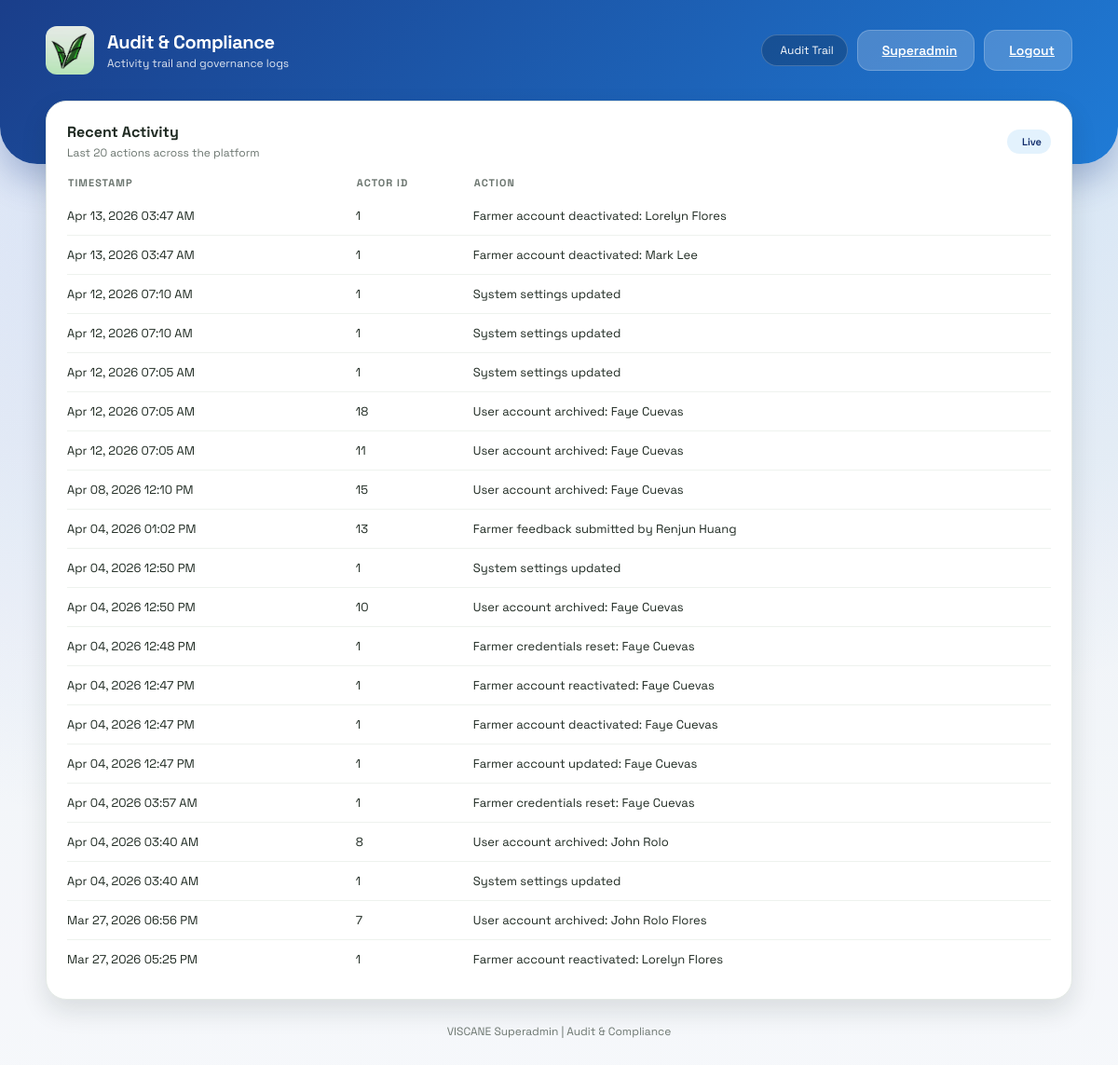
Screenshot of /superadmin/audit (signed in) with the database file from the repository.
### models.py (models this page shows)
class AuditLog(db.Model):
    id = db.Column(db.Integer, primary_key=True)
    user_id = db.Column(db.Integer, nullable=True)
    action = db.Column(db.String(255), nullable=False)
    timestamp = db.Column(db.DateTime, default=datetime.utcnow, nullable=False)

### app.py (the view)
@app.route('/superadmin/audit')
@role_required('superadmin')
def superadmin_audit():
    logs = AuditLog.query.order_by(AuditLog.timestamp.desc()).limit(20).all()
    return render_template('superadmin_audit.html', logs=logs, current_admin=get_current_admin())

### app.py (called while the page is built)
def role_required(required_role):
    def decorator(view):
        @wraps(view)
        def wrapped(*args, **kwargs):
            admin_id = session.get('admin_id')
            if not admin_id:
                return redirect(url_for('admin_login'))
            admin = Admin.query.get(admin_id)
            if not admin or admin.is_archived or admin.role != required_role:
                return redirect(url_for('admin_portal'))
            return view(*args, **kwargs)
        return wrapped
    return decorator

def get_current_admin():
    admin_id = session.get('admin_id')
    if not admin_id:
        return None
    admin = Admin.query.get(admin_id)
    if not admin or admin.is_archived:
        return None
    return admin

### templates/superadmin_audit.html (shortened to what this page needs)
<!DOCTYPE html>
<html lang="en">
<head>
    <link rel="stylesheet" href="{{ url_for('static', filename='style.css') }}">
</head>
<body class="admin-layout">
    <header class="dashboard-header">
        <div class="header-content">
            <div class="brand">
                <div class="brand-icon">
                    <img src="{{ url_for('static', filename='logo.jpg') }}" alt="VISCANE Logo" style="width: 100%; height: 100%; object-fit: cover; border-radius: 12px;">
                </div>
                <div>
                    <p class="brand-title">Audit & Compliance</p>
                    <p class="brand-subtitle">Activity trail and governance logs</p>
                </div>
            </div>
            <div class="header-actions">
                <div class="status-pill">
                    Audit Trail
                </div>
                <a class="btn light" href="/superadmin">
                    Superadmin
                </a>
                <a class="btn light" href="/admin-logout">
                    Logout
                </a>
            </div>
        </div>
    </header>
    <main class="dashboard-container fade-in">
        <section class="panel">
            <div class="panel-header">
                <div>
                    <h3 class="panel-title">Recent Activity</h3>
                    <p class="panel-subtitle">Last 20 actions across the platform</p>
                </div>
                <span class="badge">Live</span>
            </div>
            <table class="data-table">
                <thead>
                    <tr>
                        <th>Timestamp</th>
                        <th>Actor ID</th>
                        <th>Action</th>
                    </tr>
                </thead>
                <tbody>
                    {% if logs %}
                        {% for log in logs %}
                            <tr>
                                <td>{{ log.timestamp.strftime('%b %d, %Y %I:%M %p') }}</td>
                                <td>{{ log.user_id if log.user_id else 'System' }}</td>
                                <td>{{ log.action }}</td>
                            </tr>
                        {% endfor %}
                    {% else %}
                        <tr>
                            <td colspan="3">No audit entries available yet.</td>
                        </tr>
                    {% endif %}
                </tbody>
            </table>
        </section>
        <div class="footer-link">VISCANE Superadmin | Audit & Compliance</div>
    </main>
</body>
</html>

### static/style.css (style rules this page uses)
:root { --glass-bg: rgba(255, 255, 255, 0.15); --glass-border: rgba(255, 255, 255, 0.2); --primary-green: #43A047; --neutral-0: #ffffff; --neutral-50: #f6f8f5; --neutral-100: #eef2ee; --neutral-200: #e3e9e5; --neutral-500: #6b756f; --neutral-900: #1f2a22; --radius-lg: 22px; --radius-md: 16px; --shadow-md: 0 12px 28px rgba(19, 32, 24, 0.12); --shadow-lg: 0 18px 45px rgba(19, 32, 24, 0.18); }
* { box-sizing: border-box; }
body { margin: 0; font-family: "Space Grotesk", sans-serif; background-image: linear-gradient(rgba(0,0,0,0.5), rgba(0,0,0,0.5)), url('background.png'); background-size: cover; background-position: center; background-attachment: fixed; display: flex; justify-content: center; align-items: center; min-height: 100vh; color: white; }
.fade-in { animation: slideUp 0.6s ease-out forwards; }
body.farmer-layout, body.admin-layout { display: block; min-height: 100vh; background-image: none; background-color: var(--neutral-50); color: var(--neutral-900); overflow-x: hidden; padding: 0; }
body.admin-layout { --accent: #1E5BBF; --accent-soft: #E3F2FD; --accent-strong: #102B6A; --header-gradient: linear-gradient(135deg, #1A3E8A, #1F7BD6); --header-shadow: 0 18px 35px rgba(26, 62, 138, 0.28); }
.dashboard-header { background: var(--header-gradient); color: white; padding: 28px 0 96px; border-radius: 0 0 40px 40px; box-shadow: var(--header-shadow); position: relative; z-index: 2; }
.header-content { max-width: 1150px; margin: 0 auto; padding: 0 24px; display: flex; justify-content: space-between; align-items: center; gap: 20px; flex-wrap: wrap; }
.brand { display: flex; align-items: center; gap: 14px; }
.brand-icon { width: 52px; height: 52px; border-radius: 16px; display: grid; place-items: center; background: rgba(255, 255, 255, 0.18); backdrop-filter: blur(8px); font-size: 26px; }
.brand-title { margin: 0; font-size: 20px; font-weight: 700; letter-spacing: -0.4px; }
.brand-subtitle { margin: 2px 0 0; font-size: 12px; opacity: 0.85; }
.header-actions { display: flex; align-items: center; gap: 10px; flex-wrap: wrap; }
.status-pill { display: inline-flex; align-items: center; gap: 6px; padding: 8px 14px; border-radius: 999px; background: rgba(0,0,0,0.2); border: 1px solid rgba(255,255,255,0.2); font-size: 12px; }
.dashboard-container { max-width: 1150px; margin: -68px auto 0; padding: 0 24px 60px; position: relative; z-index: 2; }
.btn { border: none; border-radius: 14px; padding: 12px 18px; font-weight: 600; font-size: 14px; cursor: pointer; display: inline-flex; align-items: center; gap: 8px; transition: transform 0.2s ease, box-shadow 0.2s ease, background 0.2s ease; }
.btn.light { background: rgba(255,255,255,0.2); color: white; border: 1px solid rgba(255,255,255,0.2); }
.panel { background: var(--neutral-0); border-radius: var(--radius-lg); padding: 22px; border: 1px solid var(--neutral-200); box-shadow: var(--shadow-md); }
.panel-header { display: flex; justify-content: space-between; align-items: center; gap: 12px; margin-bottom: 16px; }
.panel-title { margin: 0; font-size: 16px; color: var(--neutral-900); }
.panel-subtitle { margin: 4px 0 0; font-size: 12px; color: var(--neutral-500); }
.badge { display: inline-flex; align-items: center; gap: 6px; padding: 6px 10px; border-radius: 999px; background: var(--accent-soft); color: var(--accent-strong); font-size: 11px; font-weight: 600; }
.data-table { width: 100%; border-collapse: collapse; font-size: 13px; }
.data-table th { text-align: left; color: var(--neutral-500); font-size: 11px; text-transform: uppercase; letter-spacing: 1px; padding-bottom: 8px; }
.data-table td { padding: 12px 0; border-bottom: 1px solid var(--neutral-100); }
.data-table tr:last-child td { border-bottom: none; }
.footer-link { margin-top: 26px; text-align: center; font-size: 12px; color: var(--neutral-500); }

### rows the page displays
AuditLog: timestamp "Apr 13, 2026 03:47 AM", user "1", action "Farmer account deactivated: Lorelyn Flores"
AuditLog: timestamp "Apr 13, 2026 03:47 AM", user "1", action "Farmer account deactivated: Mark Lee"
AuditLog: timestamp "Apr 12, 2026 07:10 AM", user "1", action "System settings updated"
AuditLog: timestamp "Apr 12, 2026 07:10 AM", user "1", action "System settings updated"
AuditLog: timestamp "Apr 12, 2026 07:05 AM", user "1", action "System settings updated"
AuditLog: timestamp "Apr 12, 2026 07:05 AM", user "18", action "User account archived: Faye Cuevas"
AuditLog: timestamp "Apr 12, 2026 07:05 AM", user "11", action "User account archived: Faye Cuevas"
AuditLog: timestamp "Apr 08, 2026 12:10 PM", user "15", action "User account archived: Faye Cuevas"
AuditLog: timestamp "Apr 04, 2026 01:02 PM", user "13", action "Farmer feedback submitted by Renjun Huang"
AuditLog: timestamp "Apr 04, 2026 12:50 PM", user "1", action "System settings updated"
AuditLog: timestamp "Apr 04, 2026 12:50 PM", user "10", action "User account archived: Faye Cuevas"
AuditLog: timestamp "Apr 04, 2026 12:48 PM", user "1", action "Farmer credentials reset: Faye Cuevas"
AuditLog: timestamp "Apr 04, 2026 12:47 PM", user "1", action "Farmer account reactivated: Faye Cuevas"
AuditLog: timestamp "Apr 04, 2026 12:47 PM", user "1", action "Farmer account deactivated: Faye Cuevas"
AuditLog: timestamp "Apr 04, 2026 12:47 PM", user "1", action "Farmer account updated: Faye Cuevas"
AuditLog: timestamp "Apr 04, 2026 03:57 AM", user "1", action "Farmer credentials reset: Faye Cuevas"
AuditLog: timestamp "Apr 04, 2026 03:40 AM", user "8", action "User account archived: John Rolo"
AuditLog: timestamp "Apr 04, 2026 03:40 AM", user "1", action "System settings updated"
AuditLog: timestamp "Mar 27, 2026 06:56 PM", user "7", action "User account archived: John Rolo Flores"
AuditLog: timestamp "Mar 27, 2026 05:25 PM", user "1", action "Farmer account reactivated: Lorelyn Flores"
